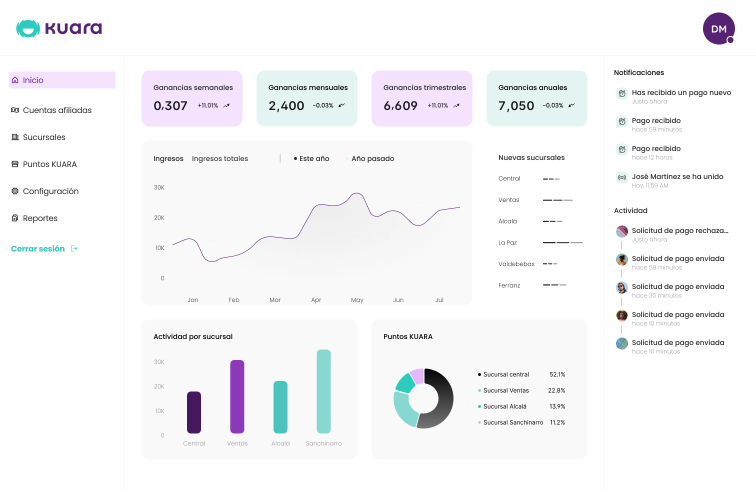
#> input picture src/assets/projects/kuara/dashboard.png, 1512 x 982 px (shown at 1/2 size); its folder holds only this picture in this run
$ python kuara-mockups.py
#> lines starting #> are read from the running program, lines starting #| are printed output that depends on the picture; after the words box and inside, x2 and y2 are one past the last pixel; in counts of white or black regions, pixels touching at a corner belong together
# Builds the Kuara cover (1920x1080) and portrait (1365x2048) from the Figma screen exports:
# landscape tablets tilted on Kuara purple, in the style of the PinsXP cover.
# Run from the repo root: python3 scripts/kuara-mockups.py
import os
from PIL import Image, ImageDraw, ImageFilter
A=os.path.join(os.path.dirname(os.path.abspath(__file__)), '../src/assets/projects/kuara/')
PURPLE=(106,44,143)     # Purple KUARA/01
DEEP=(76,24,108)

def screen(name):
    return Image.open(A+name).convert('RGB')

def device(img, W):
    """Screen inside a dark display bezel, like a tablet in landscape."""
    H=round(img.height*W/img.width); img=img.resize((W,H),Image.LANCZOS)
    b=round(W*0.03); R=round(W*0.05); r=round(W*0.012)
    out=Image.new('RGBA',(W+2*b,H+2*b),(0,0,0,0)); d=ImageDraw.Draw(out)
    d.rounded_rectangle((0,0,out.width-1,out.height-1),R,fill=(58,58,64))          # metal edge
    d.rounded_rectangle((4,4,out.width-5,out.height-5),R-4,fill=(16,16,20))         # glass bezel
    m=Image.new('L',(W,H),0); ImageDraw.Draw(m).rounded_rectangle((0,0,W-1,H-1),r,fill=255)
    out.paste(img,(b,b),m)
    cx=out.width//2; d.ellipse((cx-5,b//2-5,cx+5,b//2+5),fill=(40,40,48))            # camera
    return out

def compose(size, angle=-30, W=1150):
#> called with size = (4600, 4600), angle = -30, W = 1150
    big=Image.new('RGBA',size,PURPLE+(255,))
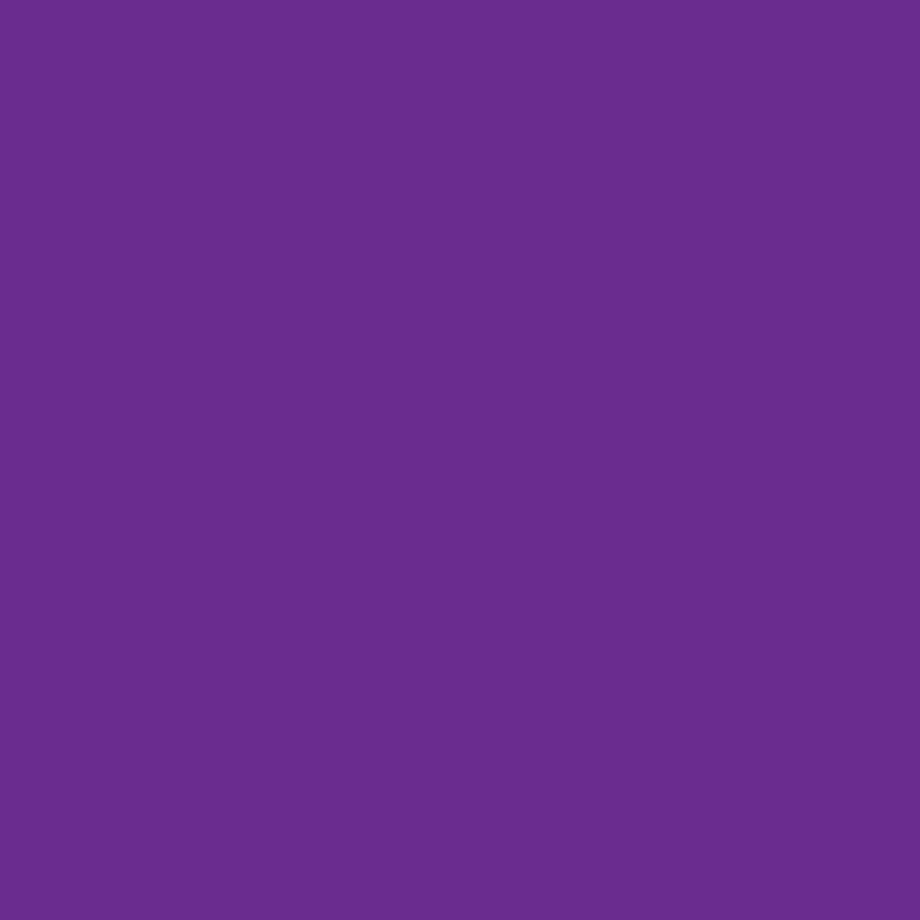
#> big: PIL image 4600x4600 RGBA (shown at 1/5 size); mean R, G, B, A 106, 44, 143, 255
    # soft diagonal light, like the gradient behind the PinsXP phones
    g=Image.linear_gradient('L').resize(size).rotate(90)
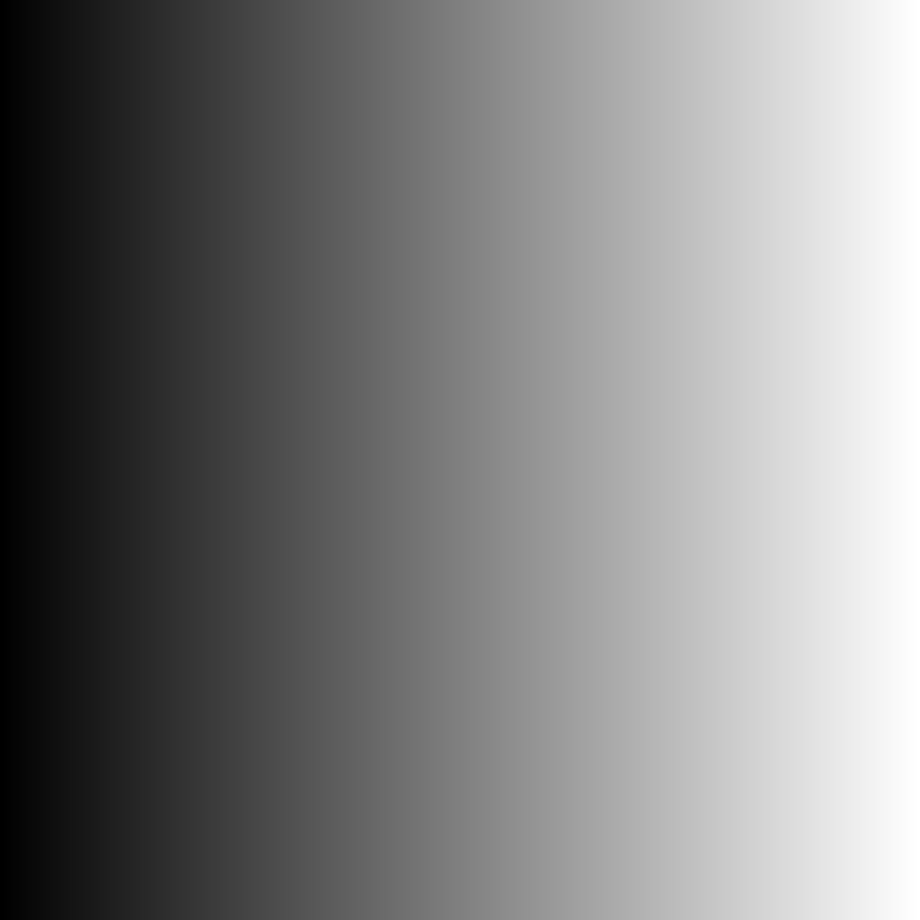
#> g: PIL image 4600x4600 L (shown at 1/5 size); min 0, max 255, mean 127.5
    big=Image.composite(big, Image.new('RGBA',size,DEEP+(255,)), g.point(lambda v: 150+v*105//255))
    order=['dashboard.png','onboarding.png','qr-enviado.png','sucursales.png','sucursal-creada.png','qr-solicitud.png']
    gap=110; dw=device(screen(order[0]),W).width; dh=round(dw*0.66)
#> in device, `H = round(img.height * W / img.width)`: H = 747
#> in device, `img = img.resize((W, H), Image.LANCZOS)`:
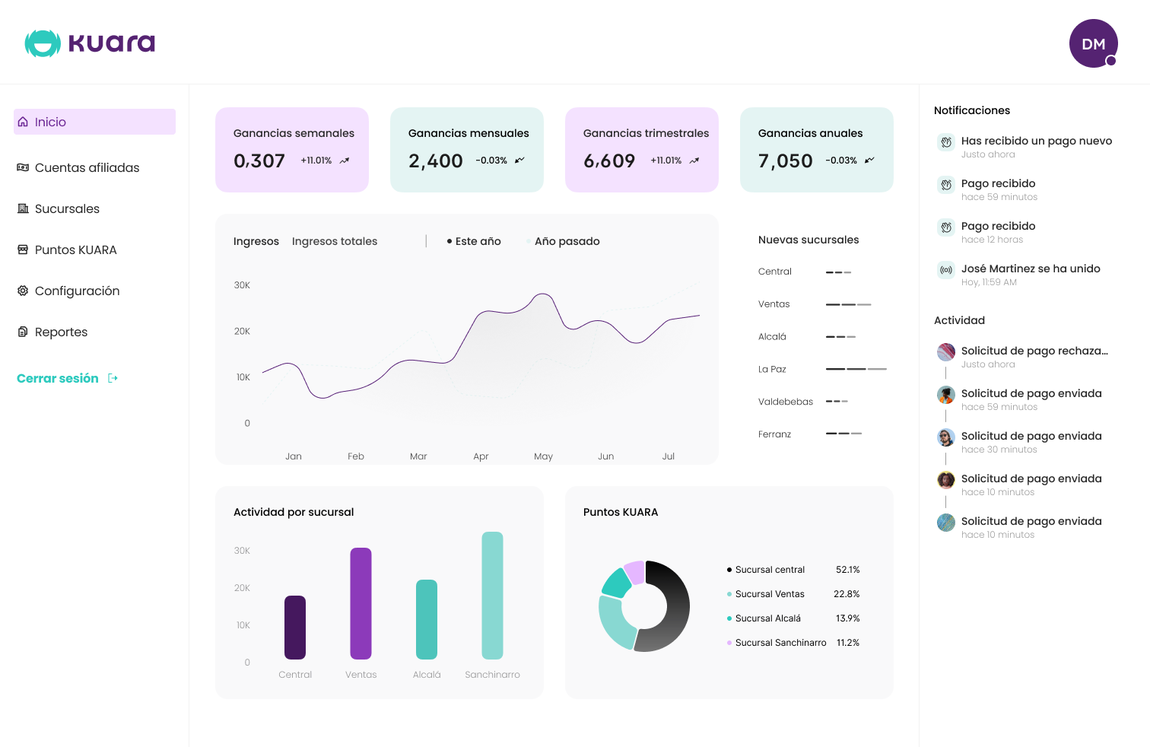
#> img: PIL image 1150x747 RGB; mean R, G, B 245.6, 245.9, 247.8
#> in device, `out = Image.new('RGBA', (W + 2 * b, H + 2 * b), (0, 0, 0, 0))`: out: PIL image 1218x815 RGBA; every value is 0
#> in device, `m = Image.new('L', (W, H), 0)`: m: PIL image 1150x747 L; every value is 0
#> in device, `ImageDraw.Draw(m).rounded_rectangle((0, 0, W - 1, H - 1), r, fill=255)`:
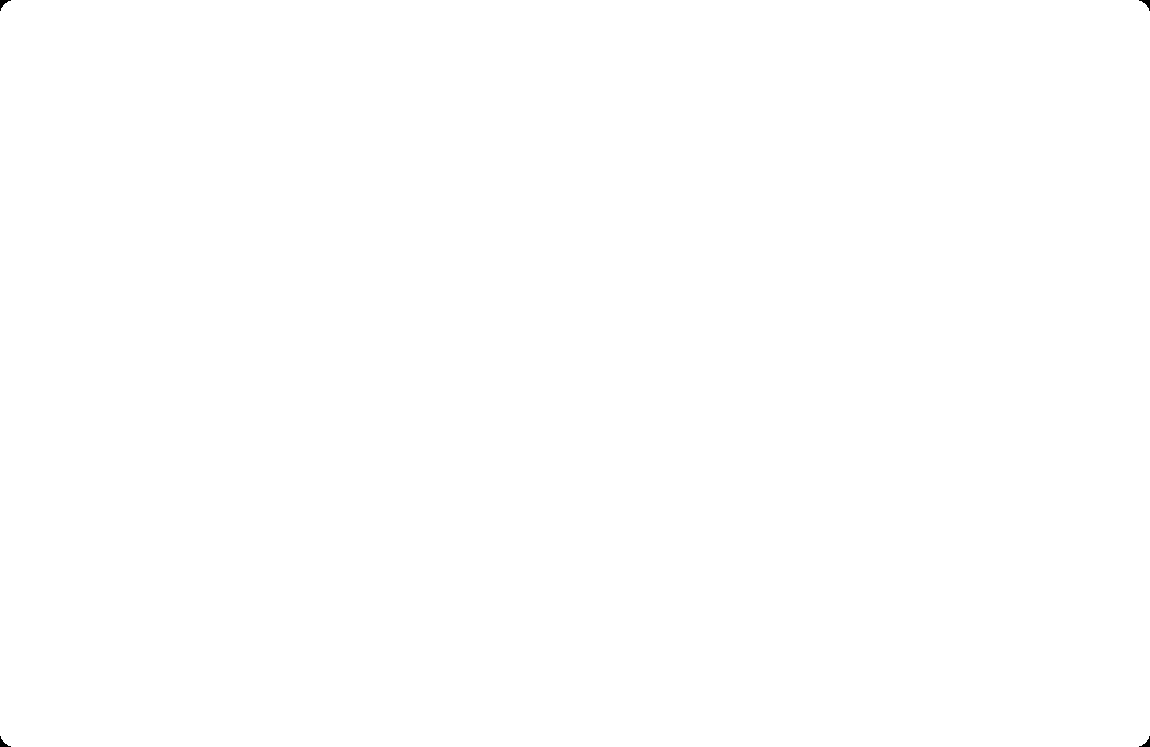
#> m: PIL image 1150x747 L; 100% white; 4 black regions, box (x1, y1, x2, y2) and area: (0, 0, 11, 11) 46, (1139, 0, 1150, 11) 46, (0, 736, 11, 747) 46, (1139, 736, 1150, 747) 46
#> in device, `out.paste(img,(b,b),m)`:
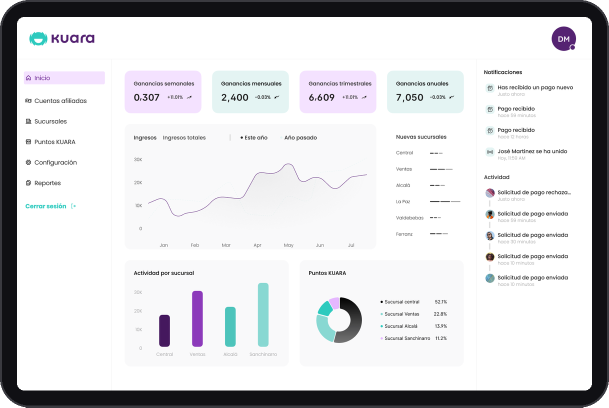
#> out: PIL image 1218x815 RGBA (shown at 1/2 size); mean R, G, B, A 215.3, 215.5, 217.8, 254.2; transparent parts drawn white
#> after `dw = device(screen(order[0]), W).width`: dw = 1218
#> after `dh = round(dw * 0.66)`: dh = 804
    cols=range(-1, size[0]//(dw+gap)+2)
    i=0
    for c in cols:
        x=c*(dw+gap); off=(c%2)*(dh//2+gap//2)
#> after `x = c * (dw + gap)`: x = -1328
#> after `off = c % 2 * (dh // 2 + gap // 2)`: off = 457
        for row in range(-1, size[1]//(dh+gap)+2):
            y=row*(dh+gap)+off-dh//3
#> y = -725
            dev=device(screen(order[i%len(order)]),W); i+=1
            sh=Image.new('RGBA',dev.size,(20,4,32,150)); sh.putalpha(dev.split()[3].point(lambda v: 150 if v else 0))
#> after `sh = Image.new('RGBA', dev.size, (20, 4, 32, 150))`:
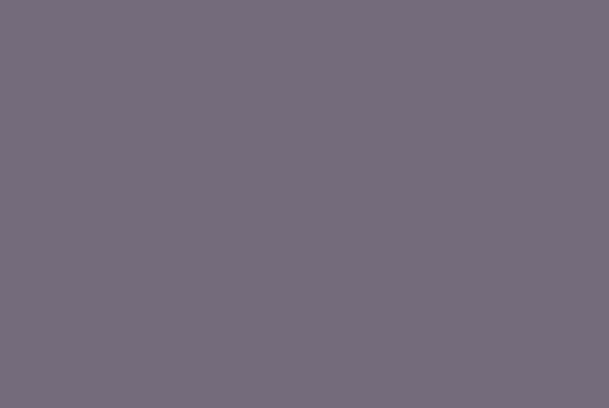
#> sh: PIL image 1218x815 RGBA (shown at 1/2 size); mean R, G, B, A 20, 4, 32, 150; transparent parts drawn white
            layer=Image.new('RGBA',size,(0,0,0,0)); layer.paste(sh,(x+30,y+50),sh)
#> after `layer = Image.new('RGBA', size, (0, 0, 0, 0))`: layer: PIL image 4600x4600 RGBA; every value is 0
            big.alpha_composite(layer.filter(ImageFilter.GaussianBlur(45)))
            big.alpha_composite(dev,(x,y))
    return big.rotate(angle, resample=Image.BICUBIC, fillcolor=PURPLE+(255,))

def crop(img, w, h, dx=0, dy=0):
    cx,cy=img.width//2+dx, img.height//2+dy
    return img.crop((cx-w//2, cy-h//2, cx-w//2+w, cy-h//2+h)).convert('RGB')

#> (the run stopped early here; a loop or call above may not have finished)
